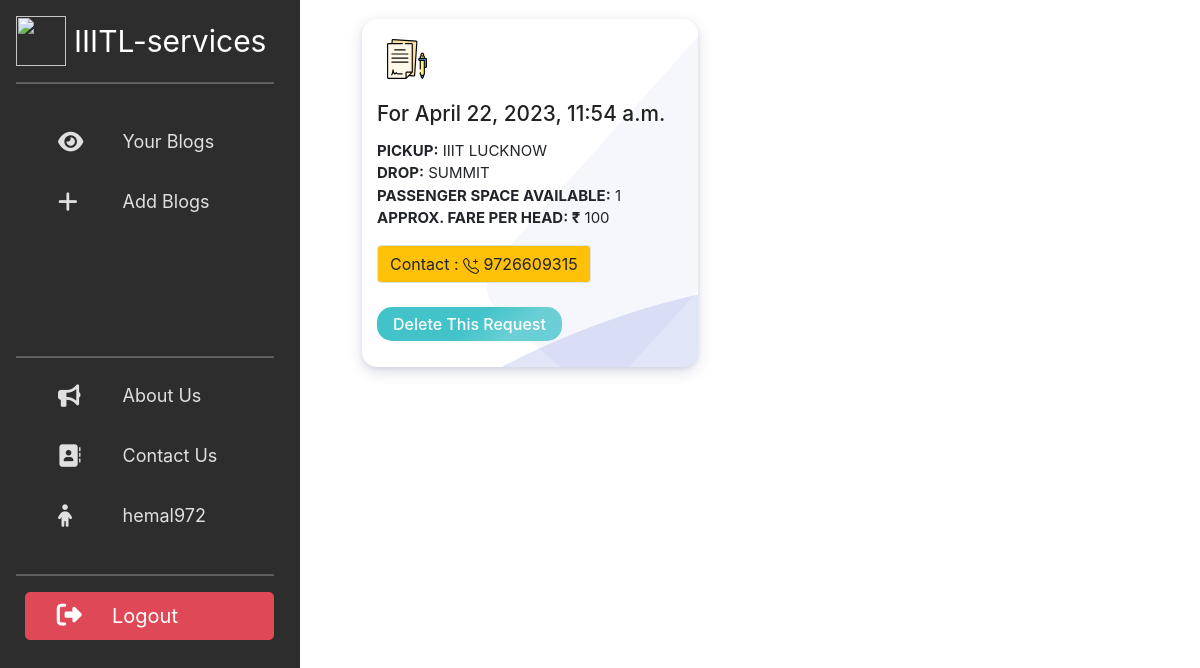
/LNMtaxi/view_blogs (signed in), run on an earlier commit of the app's database.
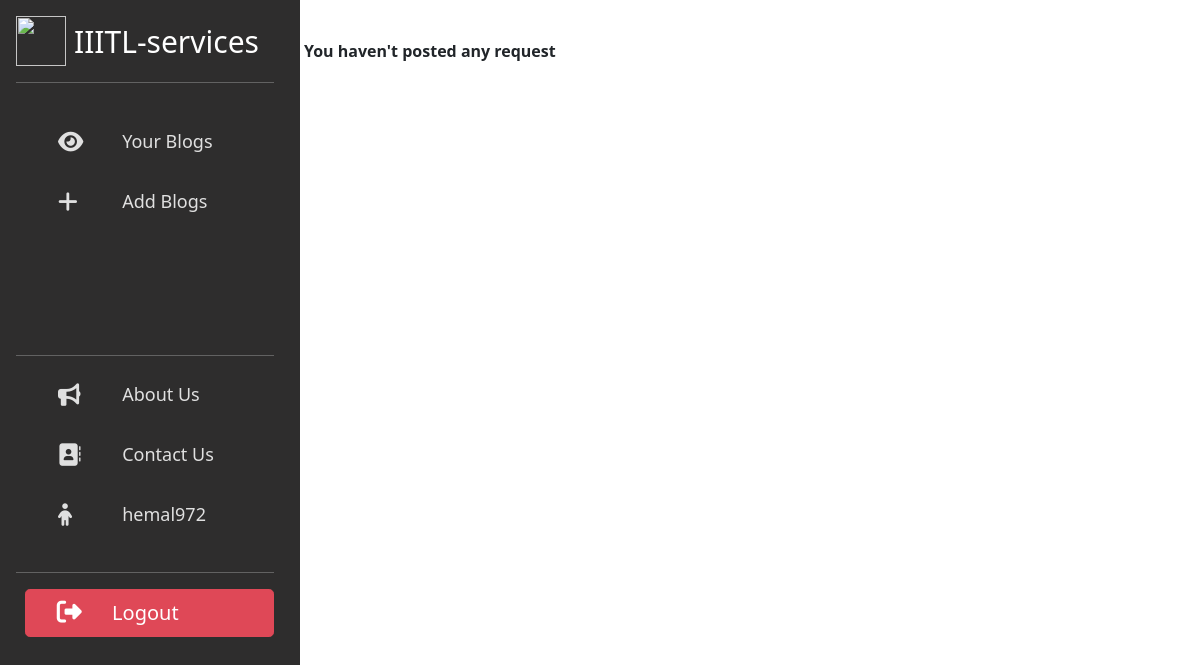
And on a later commit of the database.
### LNMtaxi/models.py (models this page shows, shortened)
class Blog(models.Model):
    pickup = models.CharField(max_length=100, null=False, default='')
    drop = models.CharField(max_length=100, null=False, default='')
    username = models.ForeignKey(
        Accounts, on_delete=models.CASCADE, null=False, default='')
    space = models.IntegerField(null=False, default=0)
    contact_num = models.BigIntegerField(null=False, default=0)
    fare = models.IntegerField(null=False, default=0)
    date = models.DateField(null=False)
    time = models.TimeField(null=False)
    color = models.CharField(max_length=20, default='#007bff')

### LNMtaxi/views.py (the view)
# urls.py: path('view_blogs', views.view_blogs, name='view_blogs'),
def view_blogs(request):
    blogs = Blog.objects.filter(username_id= request.session['uid']).order_by('date')
    context = {'user_blogs': blogs, 'username': request.session['uid']}
    return render(request, 'LNMtaxi/view_blog.html', context)

### templates/LNMtaxi/view_blog.html (shortened to what this page needs)
{% load static %}
{% block content %}
<head>
  <link href="https://cdn.jsdelivr.net/npm/bootstrap@5.0.2/dist/css/bootstrap.min.css" rel="stylesheet"
>
</head>
<body>
  <div id="wrapper">
    <div id="sidebar-wrapper" style="width:300px;">
      <div class="d-flex flex-column flex-shrink-0 p-3 text-white" style="width: 290px;">
        <a href="/" class="d-flex align-items-center mb-3 mb-md-0 me-md-auto text-white text-decoration-none"
          style="font-size:30px;">
          <img src="https://i.ibb.co/7r4sj7R/IIITL-logo-1.png" style="width:50px; margin-right:8px;">
          IIITL-services
        </a>
        <hr>
      <ul class="sidebar-nav flex-column mb-auto">
        <li>
          <a href="{% url 'view_blogs' %}">
              <i class="w-25 fas fa-eye fa-lg me-3" aria-hidden="true"></i>
              Your Blogs
            </a>
        </li>
        <li>
          <a href="{% url 'insert_blogs' %}">
              <i class="w-25 fas fa-plus fa-lg me-3" aria-hidden="true"></i>
              Add Blogs
            </a>
        </li>
      </ul>
        <br/><br/><br/><br/>
        <hr>
        <ul class="sidebar-nav flex-column mb-auto">
          <li>
            <a href="{% url 'about' %}">
              <i class="w-25 fas fa-bullhorn fa-lg me-3" aria-hidden="true"></i>
              About Us
            </a>
          </li>
          <li>
            <a href="{% url 'contact' %}">
              <i class="w-25 fas fa-address-book fa-lg me-3" aria-hidden="true"></i>
              Contact Us
            </a>
          </li>
          <li>
            <a href="{% url 'profile' %}">
              <i class="w-25 fas fa-child fa-lg me-3" aria-hidden="true"></i>
              {{username}}
            </a>
          </li>
        </ul>
        <hr>
        <div>
          <ul>
            <a href="{% url 'logout' %}" class=" btn btn-lg btn-danger btn-block text-white d-grid d-flex align-items-center mb-2" style="margin-left:-10%;width:110%;">
              <i class="w-25 fas fa-sign-out-alt fa-lg me-3" aria-hidden="true"></i>
              Logout
            </a>
          </ul>
        </div>
      </div>
    </div>
    <div id="content-wrapper">
      <div class="container-fluid">
        <div class="row">
          <div class="col-lg-12">
            <div class="row mx-auto">
              {% if user_blogs %}
  <link rel="stylesheet" href="https://maxcdn.bootstrapcdn.com/bootstrap/4.3.1/css/bootstrap.min.css">
  <div class="container-fluid">
    <div class="row ms-5">
      <div class="col">
        <div class="row solution_cards_box">
          {% for blog in user_blogs %}
          <div class="solution_card m-1" style="max-width: 21rem;">
            <div class="hover_color_bubble"></div>
            <div class="so_top_icon">
            </div>
            <div class="solu_title">
              <h3>For {{blog.date}}, {{blog.time}} </h3>
            </div>
            <div class="solu_description">
              <p class="card-text"><strong>PICKUP:</strong> {{blog.pickup}}<br>
                <strong>DROP:</strong> {{blog.drop}}<br>
                <strong>PASSENGER SPACE AVAILABLE:</strong> {{blog.space}}<br>
                <strong>APPROX. FARE PER HEAD: ₹</strong> {{blog.fare}}<br>
              </p>
              <a class="btn btn-warning border rounded">Contact :
                {{blog.contact_num}}
              </a>
              <form method="POST" action="{% url 'delete_blog' id=blog.id %}">
            <button class="blog__button mt-4">Delete This Request</button>
        </form>
            </div>
          </div>
          {% endfor %}
        </div>
      </div>
    </div>
  </div>
  </div>
  </div>
  </div>
  {% else %}
  <strong>You haven't posted any request</strong>
  {% endif %}
            </div>
          </div>
        </div>
      </div>
    </div>
  </div>
</body>
{% endblock %}

What changed in the data, as far as the page shows it:
removed Blog: username "hemal972", date "April 22, 2023", time "11:54 a.m.", pickup "IIIT LUCKNOW", drop "SUMMIT", space "1", fare "100", contact_num "9726609315"
Also different on the page:
{{ username }}: (not shown) → "hemal972"
text now shown: "You haven't posted any request"
